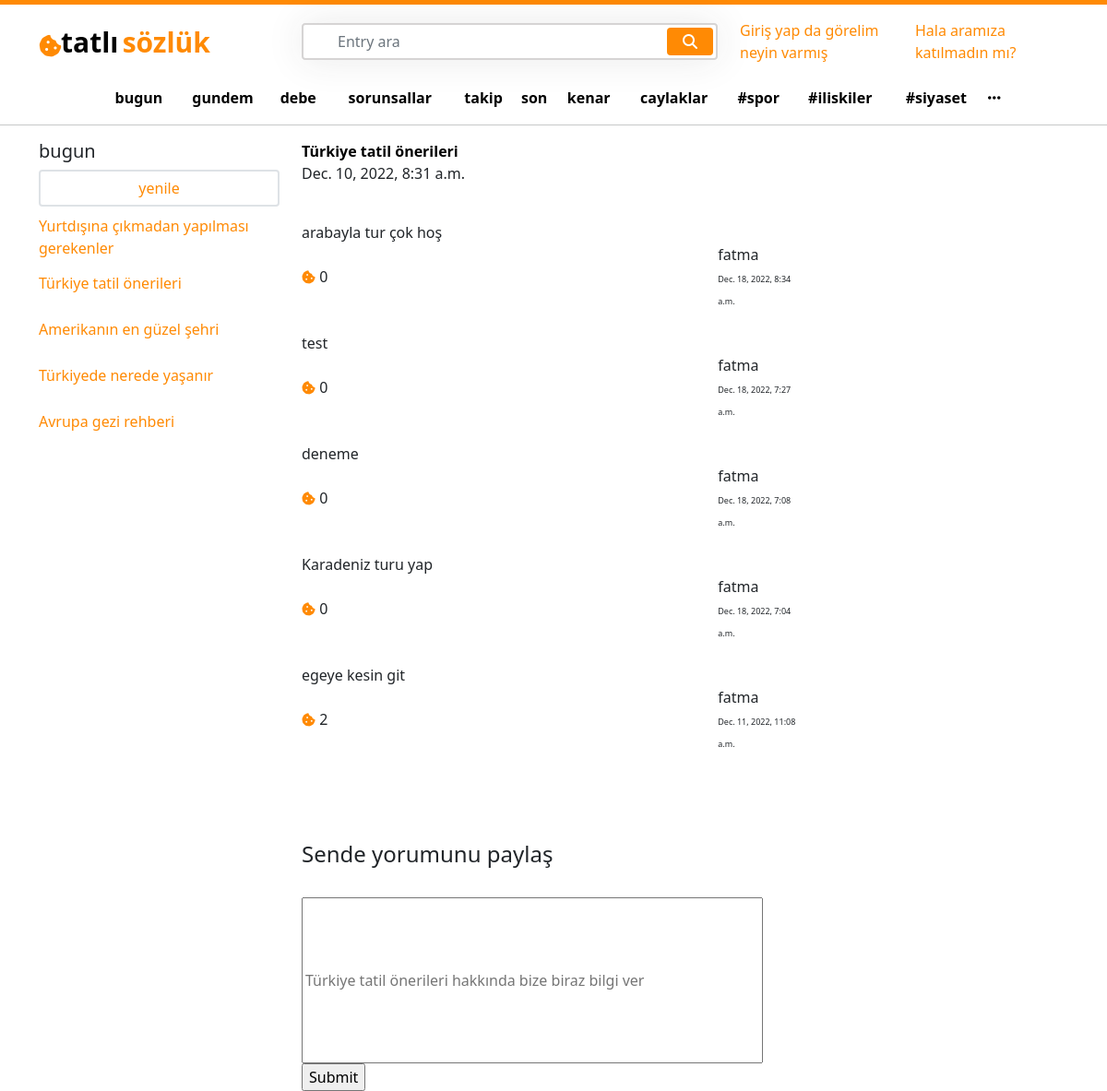
/Türkiye tatil önerileri/, run on an earlier commit of the app's database.
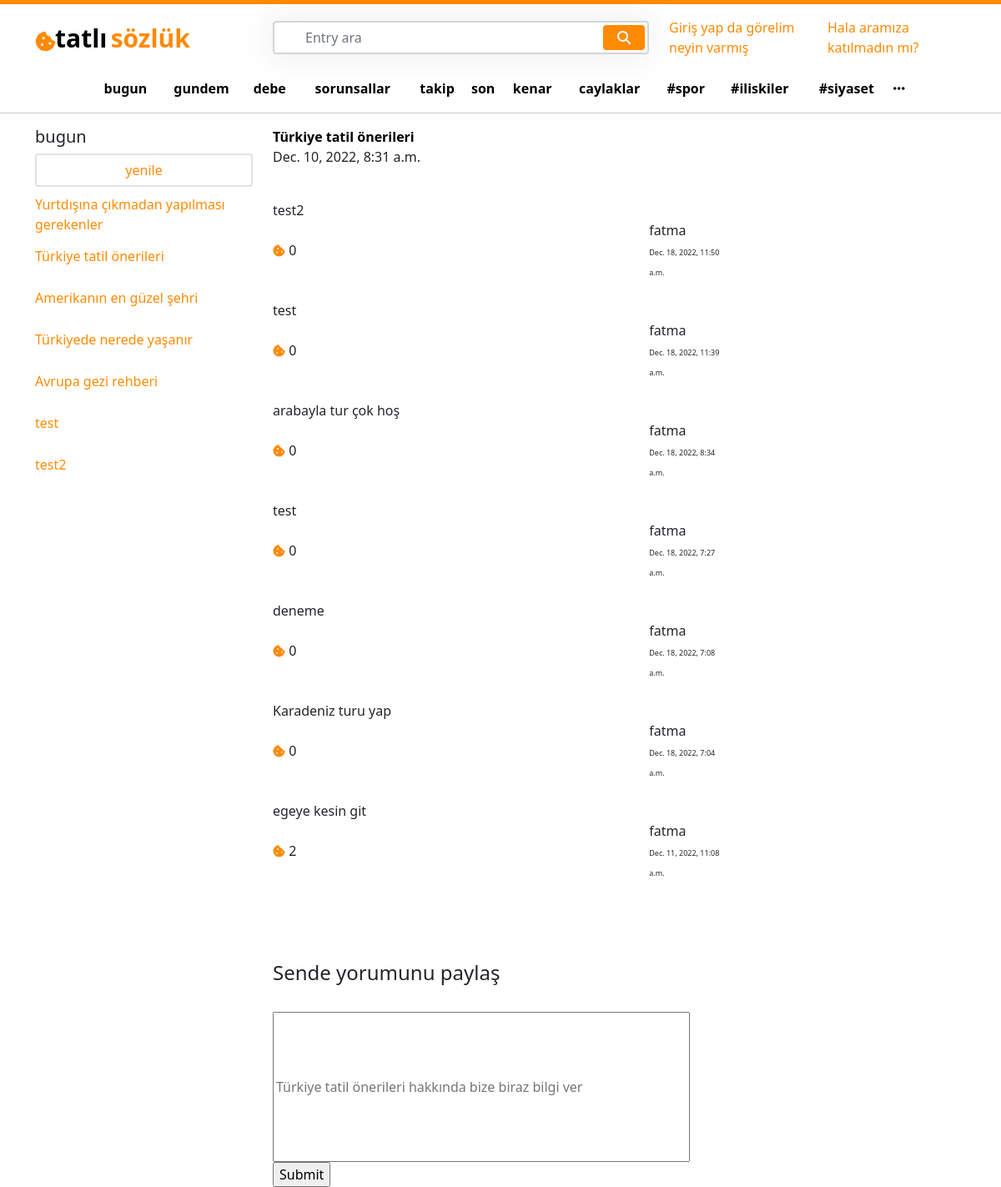
And on a later commit of the database.
### entry/models.py (models this page shows, shortened)
class Entry(models.Model):
    user = models.ForeignKey(User, on_delete=models.CASCADE)
    entry_slug =  models.CharField(max_length=85, blank=True, null=True)
    entry_name =  models.CharField(max_length=85, blank=True, null=True)
    created_at = models.DateTimeField(auto_now_add=True)
    updated_at = models.DateTimeField(auto_now=True)

class EntryComments(models.Model):
    writer = models.ForeignKey(User, on_delete=models.CASCADE)
    comment_body =  models.CharField(max_length=85, blank=True, null=True)
    commented_entry = models.ForeignKey(Entry, on_delete=models.CASCADE)
    likes_to_the_comment = models.PositiveIntegerField(default=0)
    created_at = models.DateTimeField(auto_now_add=True)

### user/models.py (models this page shows, shortened)
class User(AbstractBaseUser):
    email = models.EmailField(max_length=100, unique=True)
    username = models.CharField(max_length=50, unique=True)
    date_joined = models.DateTimeField(auto_now_add=True)
    last_login = models.DateTimeField(auto_now_add=True)
    created_date = models.DateTimeField(auto_now_add=True)
    modified_date = models.DateTimeField(auto_now=True)
    is_admin = models.BooleanField(default=True)
    is_staff = models.BooleanField(default=True)
    is_active = models.BooleanField(default=True)
    is_superadmin = models.BooleanField(default=True)
    USERNAME_FIELD = 'email'
    REQUIRED_FIELDS = ['username']
    objects = UserManager()

### entry/views.py (the view)
# urls.py: path('<str:pk>/', views.entry_detail, name='entry_detail'),
def entry_detail(request, pk):
    all_entries = Entry.objects.all()
    entry_detail = get_object_or_404(Entry, entry_name=pk)
    bring_entry_info = Entry.objects.filter(entry_name=pk)
    entry_comment = EntryComments.objects.filter(commented_entry__entry_name=pk).order_by('-created_at')
    if request.method == "POST":
        comment_body = request.POST['comment_body']
        new_comment = EntryComments.objects.create(commented_entry=entry_detail, comment_body=comment_body)
        new_comment.save()
    context = {
        'entry_detail' : entry_detail,
        "all_entries" :  all_entries,
        'bring_entry_info' : bring_entry_info,
        'entry_comment' :entry_comment,
    }
    return render(request, "entry_detail.html",context)

### templates/entry_detail.html (shortened to what this page needs)
{% extends 'base.html' %}
{% load static %}
{% block content %}
<div class="col-lg-6 ">
    <div class="row">
        {% for i in bring_entry_info %}
            <div class="col-lg-12">
                <a href="{% url 'entry_detail' i.id %}" >
                    <b style="color:black ;">  {{i.entry_name}}</b>
                </a>
            </div>
            <div class="col-lg-12">
                {{i.created_at}}
            </div>
            <div class="col-lg-12 mt-3">
                {% for a in entry_comment %}
                <div class="col-lg-12 mt-4">
                    {{a.comment_body}}
                </div>
                   <div class="row justify-content-between">
                        <div class="col-lg-3 my-auto">
                            <i class="fa-solid fa-cookie-bite" id="logo" style="font-size:15px ;"></i>
                            {{a.likes_to_the_comment}}
                        </div>
                        <div class="col-lg-5">
                            <div class="row justify-content-end">
                                <div class="col-lg-6">
                                    <div class="col-lg-12">
                                        {{a.commented_entry.user.username}}
                                    </div>
                                    <div class="col-lg-12">
                                       <small style="font-size: 9px;">{{a.created_at}}</small>
                                    </div>
                                </div>
                            </div>
                        </div>
                    </div>
                {% endfor %}
            </div>
        <div class="col-lg-12">
            <form action="" method="POST">
                <div class="col-lg-12">
                    <b>{{searched_entry}}</b><br><br><br><br>
                    <h4>Sende yorumunu paylaş </h4>
                     <br>
<input placeholder="{{i.entry_name}} hakkında bize biraz bilgi ver" name="comment_body" style="height:180px; width: 500px;"></input>{{form.comment_body}}
                    <br>
                    <input type="submit" value="Submit">
                </div>
            </form>
        </div>
        {% endfor %}
    </div>
</div>
{% endblock %}

### templates/base.html (shortened to what the changed rows need)
{% load static %}
<!DOCTYPE html>
<html lang="en">
<head>
    <link href="https://cdn.jsdelivr.net/npm/bootstrap@5.1.3/dist/css/bootstrap.min.css" rel="stylesheet">
    <link rel="stylesheet" href="https://cdnjs.cloudflare.com/ajax/libs/font-awesome/6.2.1/css/all.min.css" />
    <link rel="stylesheet" href="{% static 'css/home.css' %}">
</head>
<body>
<div class="container">
    <div class="row">
        <div class="col-lg-3 main_left">
            <div class="col-lg-12 mt-2">
                <ul class='p-0 ul_left'>
                        {% for i in all_entries %}
                        <li class="li">
                            <a href="{% url 'entry_detail' i.entry_name %}">
                            {{i.entry_name}}
                            </a>
                        </li>
                        {% endfor %}
                </ul>
            </div>
        </div>
{% block content %}
{% endblock %}
</body>
</html>

What changed in the data, as far as the page shows it:
added Entry: entry_name "test", shown under "bugun"
added Entry: entry_name "test2", shown under "bugun"
added EntryComments: comment_body "test2", likes_to_the_comment "0", commented_entry.user.username "fatma", created_at "Dec. 18, 2022, 11:50 a.m.", shown under Entry "Türkiye tatil önerileri"
added EntryComments: comment_body "test", likes_to_the_comment "0", commented_entry.user.username "fatma", created_at "Dec. 18, 2022, 11:39 a.m.", shown under Entry "Türkiye tatil önerileri"
